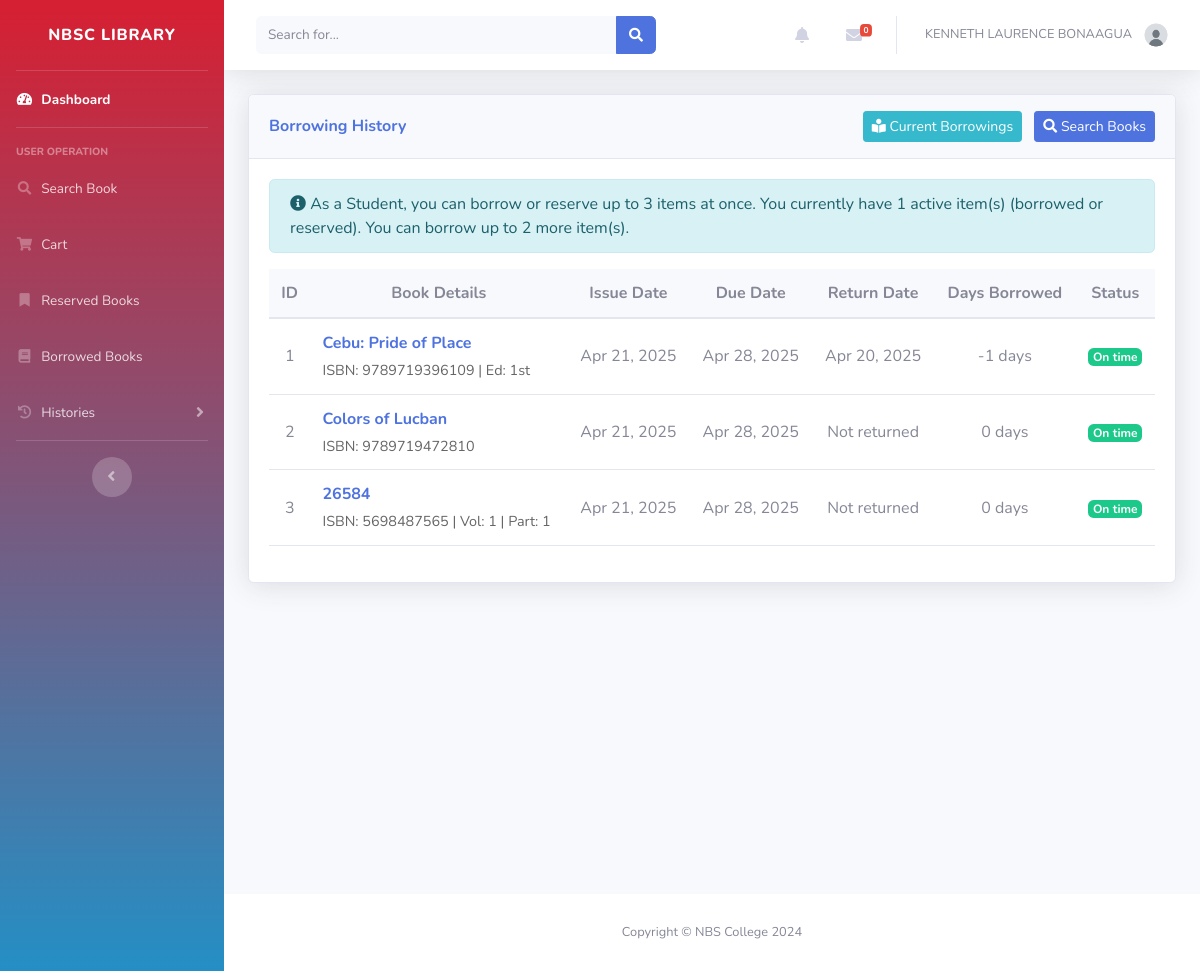
The app's page /user/borrowing_history.php (signed in) with its own data.
### tables this page shows
CREATE TABLE `users` (
  `id` int(11) NOT NULL,
  `school_id` int(11) DEFAULT NULL,
  `firstname` varchar(100) DEFAULT NULL,
  `middle_init` varchar(100) DEFAULT NULL,
  `lastname` varchar(100) DEFAULT NULL,
  `email` varchar(100) DEFAULT NULL,
  `password` varchar(100) DEFAULT NULL,
  `contact_no` varchar(100) DEFAULT NULL,
  `user_image` varchar(100) DEFAULT NULL,
  `department` varchar(225) DEFAULT NULL,
  `usertype` varchar(100) DEFAULT NULL,
  `address` varchar(100) DEFAULT NULL,
  `id_type` varchar(100) DEFAULT NULL,
  `id_image` varchar(100) DEFAULT NULL,
  `date_added` date DEFAULT NULL,
  `status` varchar(100) DEFAULT NULL,
  `last_update` date DEFAULT NULL,
  `reset_token` varchar(255) NOT NULL,
  `reset_expires` datetime NOT NULL DEFAULT current_timestamp() ON UPDATE current_timestamp()
);

CREATE TABLE `borrowings` (
  `id` int(225) NOT NULL,
  `user_id` int(225) DEFAULT NULL,
  `book_id` int(225) DEFAULT NULL,
  `status` varchar(100) DEFAULT NULL,
  `issue_date` date DEFAULT NULL,
  `issued_by` int(11) DEFAULT NULL,
  `due_date` date DEFAULT NULL,
  `return_date` date DEFAULT NULL,
  `recieved_by` int(11) DEFAULT NULL,
  `report_date` date DEFAULT NULL,
  `replacement_date` date DEFAULT NULL,
  `reminder_sent` tinyint(4) DEFAULT NULL
);

CREATE TABLE `books` (
  `id` int(11) NOT NULL,
  `accession` int(11) NOT NULL,
  `title` varchar(100) DEFAULT NULL,
  `preferred_title` varchar(100) DEFAULT NULL,
  `parallel_title` varchar(100) DEFAULT NULL,
  `subject_category` varchar(100) DEFAULT NULL,
  `program` varchar(50) DEFAULT NULL,
  `subject_detail` varchar(9999) DEFAULT NULL,
  `summary` varchar(1000) DEFAULT NULL,
  `contents` varchar(1000) DEFAULT NULL,
  `front_image` varchar(100) DEFAULT NULL,
  `back_image` varchar(100) DEFAULT NULL,
  `dimension` varchar(100) DEFAULT NULL,
  `series` varchar(100) DEFAULT NULL,
  `volume` varchar(100) DEFAULT NULL,
  `part` varchar(20) DEFAULT NULL,
  `edition` varchar(100) DEFAULT NULL,
  `copy_number` int(225) DEFAULT NULL,
  `total_pages` varchar(100) DEFAULT NULL,
  `supplementary_contents` varchar(100) DEFAULT NULL,
  `ISBN` varchar(100) DEFAULT NULL,
  `content_type` varchar(100) DEFAULT NULL,
  `media_type` varchar(100) DEFAULT NULL,
  `carrier_type` varchar(100) DEFAULT NULL,
  `call_number` varchar(100) DEFAULT NULL,
  `URL` varchar(225) DEFAULT NULL,
  `language` varchar(100) DEFAULT NULL,
  `shelf_location` varchar(100) DEFAULT NULL,
  `entered_by` int(225) DEFAULT NULL,
  `date_added` date DEFAULT NULL,
  `status` varchar(100) DEFAULT NULL,
  `updated_by` int(11) DEFAULT NULL,
  `last_update` date DEFAULT NULL
);

### User/borrowing_history.php (the view, shortened to what this page needs)
<?php
include '../db.php';
$user_id = $_SESSION['user_id'];
$userTypeQuery = "SELECT usertype FROM users WHERE id = ?";
$stmt = $conn->prepare($userTypeQuery);
$stmt->bind_param('i', $user_id);
$stmt->execute();
$userTypeResult = $stmt->get_result();
$userType = 'Student';
$maxItems = 3;
if ($userTypeResult->num_rows > 0) {
    $userType = $userTypeResult->fetch_assoc()['usertype'];
}
$activeBorrowingsQuery = "SELECT COUNT(*) as count FROM borrowings
                         WHERE user_id = ? AND status = 'Active'";
$stmt = $conn->prepare($activeBorrowingsQuery);
$stmt->bind_param('i', $user_id);
$stmt->execute();
$activeBorrowingsResult = $stmt->get_result();
$activeBorrowings = $activeBorrowingsResult->fetch_assoc()['count'];
$activeReservationsQuery = "SELECT COUNT(*) as count FROM reservations
                          WHERE user_id = ? AND status IN ('Pending', 'Reserved', 'Ready')";
$stmt = $conn->prepare($activeReservationsQuery);
$stmt->bind_param('i', $user_id);
$stmt->execute();
$activeReservationsResult = $stmt->get_result();
$activeReservations = $activeReservationsResult->fetch_assoc()['count'];
$currentTotal = $activeBorrowings + $activeReservations;
$remainingSlots = $maxItems - $currentTotal;
$query = "SELECT
    br.id,
    b.title,
    b.ISBN,
    b.series,
    b.volume,
    b.part,
    b.edition,
    br.issue_date,
    br.due_date,
    br.return_date,
    br.status,
    DATEDIFF(IFNULL(br.return_date, CURRENT_DATE), br.issue_date) as days_borrowed,
    CASE
        WHEN br.return_date > br.due_date THEN DATEDIFF(br.return_date, br.due_date)
        ELSE 0
    END as days_overdue
FROM borrowings br
JOIN books b ON br.book_id = b.id
WHERE br.user_id = ? AND br.status != 'Active'
ORDER BY br.issue_date DESC";
$stmt = $conn->prepare($query);
$stmt->bind_param('i', $user_id);
$stmt->execute();
$result = $stmt->get_result();
include 'inc/header.php';
?>
<head>
</head>
<div id="content" class="d-flex flex-column min-vh-100">
    <div class="container-fluid">
        <div class="card shadow mb-4">
            <div class="card-header py-3 d-flex justify-content-between align-items-center">
                <h6 class="m-0 font-weight-bold text-primary">Borrowing History</h6>
                <div>
                    <a href="book_borrowing.php" class="btn btn-sm btn-info mr-2">
                        <i class="fas fa-book-reader"></i> Current Borrowings
                    </a>
                    <a href="searchbook.php" class="btn btn-sm btn-primary">
                        <i class="fas fa-search"></i> Search Books
                    </a>
                </div>
            </div>
            <div class="card-body">
                <div class="alert alert-info" role="alert">
                    <i class="fas fa-info-circle me-2"></i>
                    As a <?php echo htmlspecialchars($userType); ?>, you can borrow or reserve up to <?php echo $maxItems; ?> items at once.
                    You currently have <?php echo $currentTotal; ?> active item(s) (borrowed or reserved).
                    <?php if ($remainingSlots > 0): ?>
                        You can borrow up to <?php echo $remainingSlots; ?> more item(s).
                    <?php else: ?>
                        You cannot borrow any more items until you return some.
                    <?php endif; ?>
                </div>
                <div class="table-responsive">
                    <table class="table table-no-lines" id="dataTable" width="100%" cellspacing="0">
                        <thead>
                            <tr>
                                <th class="text-center">ID</th>
                                <th class="text-center">Book Details</th>
                                <th class="text-center">Issue Date</th>
                                <th class="text-center">Due Date</th>
                                <th class="text-center">Return Date</th>
                                <th class="text-center">Days Borrowed</th>
                                <th class="text-center">Status</th>
                            </tr>
                        </thead>
                        <tbody>
                            <?php while ($row = $result->fetch_assoc()):
                                $rowClass = $row['days_overdue'] > 0 ? 'table-danger' : '';
                                $detailsArray = [];
                                if (!empty($row['ISBN'])) $detailsArray[] = 'ISBN: ' . htmlspecialchars($row['ISBN']);
                                if (!empty($row['volume'])) $detailsArray[] = 'Vol: ' . htmlspecialchars($row['volume']);
                                if (!empty($row['part'])) $detailsArray[] = 'Part: ' . htmlspecialchars($row['part']);
                                if (!empty($row['edition'])) $detailsArray[] = 'Ed: ' . htmlspecialchars($row['edition']);
                                $additionalDetails = !empty($detailsArray) ? implode(' | ', $detailsArray) : '';
                            ?>
                                <tr class="<?php echo $rowClass; ?>">
                                    <td class="text-center"><?php echo htmlspecialchars($row['id']); ?></td>
                                    <td class="book-details">
                                        <div class="book-details-title">
                                            <?php echo htmlspecialchars($row['title']); ?>
                                        </div>
                                        <?php if (!empty($additionalDetails)): ?>
                                        <div class="book-details-info">
                                            <?php echo $additionalDetails; ?>
                                        </div>
                                        <?php endif; ?>
                                    </td>
                                    <td class="text-center"><?php echo date('M j, Y', strtotime($row['issue_date'])); ?></td>
                                    <td class="text-center"><?php echo date('M j, Y', strtotime($row['due_date'])); ?></td>
                                    <td class="text-center">
                                        <?php echo !empty($row['return_date']) ? date('M j, Y', strtotime($row['return_date'])) : 'Not returned'; ?>
                                    </td>
                                    <td class="text-center"><?php echo $row['days_borrowed']; ?> days</td>
                                    <td class="text-center">
                                        <?php if ($row['days_overdue'] > 0): ?>
                                            <span class="badge badge-danger"><?php echo $row['days_overdue']; ?> days overdue</span>
                                        <?php else: ?>
                                            <span class="badge badge-success">On time</span>
                                        <?php endif; ?>
                                    </td>
                                </tr>
                            <?php endwhile; ?>
                        </tbody>
                    </table>
                </div>
            </div>
        </div>
    </div>
</div>
<?php include 'inc/footer.php'; ?>

### User/borrowing_history.php (style rules this page uses)
.table-responsive { overflow-x: auto; -webkit-overflow-scrolling: touch; width: 100%; }
.table-responsive table td.book-details { white-space: normal; }
.book-details-title { font-weight: bold; color: #4e73df; margin-bottom: 5px; }
.book-details-info { color: #666; font-size: 0.9em; }
.table-responsive table td, .table-responsive table th { vertical-align: middle !important; }
.table-no-lines { border-collapse: collapse; }
.table-no-lines th, .table-no-lines td { border: none; border-bottom: 1px solid #e3e6f0; }
.table-no-lines thead th { border-bottom: 2px solid #e3e6f0; background-color: #f8f9fc; }

### records on screen
users: usertype "Student"
borrowings: id "1", book.title "Cebu: Pride of Place", additionalDetails "ISBN: 9789719396109 | Ed: 1st", issue_date "Apr 21, 2025", due_date "Apr 28, 2025", return_date "Apr 20, 2025", days_borrowed "-1"
borrowings: id "2", book.title "Colors of Lucban", additionalDetails "ISBN: 9789719472810", issue_date "Apr 21, 2025", due_date "Apr 28, 2025", shows "Not returned", days_borrowed "0"
borrowings: id "3", book.title "26584", additionalDetails "ISBN: 5698487565 | Vol: 1 | Part: 1", issue_date "Apr 21, 2025", due_date "Apr 28, 2025", shows "Not returned", days_borrowed "0"

### other values on screen
$_SESSION['firstname'] "KENNETH LAURENCE"
$_SESSION['lastname'] "BONAAGUA"
$maxItems "3"
$currentTotal "1"
$remainingSlots "2"
